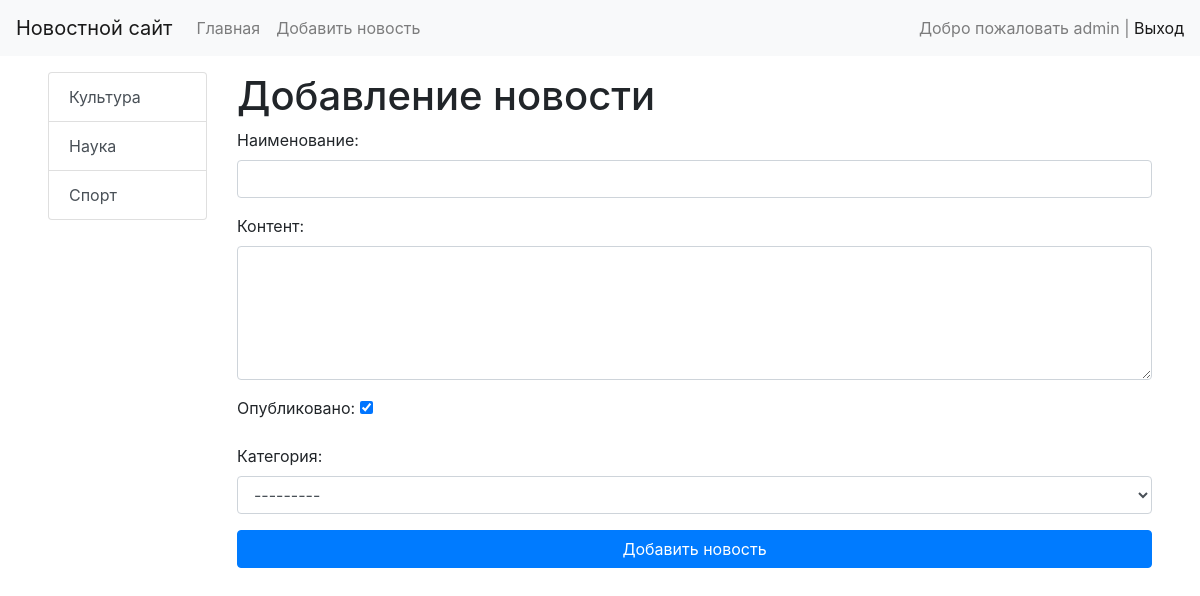
Page /news/add-news/ (signed in) on the committed database.
### users/models.py (models this page shows, shortened)
class Account(AbstractBaseUser):
    username = models.CharField(max_length=30, unique=True, verbose_name='Логин')
    email = models.EmailField(verbose_name='Email', max_length=255, unique=True, )
    is_active = models.BooleanField(default=True)
    is_admin = models.BooleanField(default=False)
    is_staff = models.BooleanField(default=False)
    is_superuser = models.BooleanField(default=False)
    objects = MyAccountManager()
    USERNAME_FIELD = 'username'
    REQUIRED_FIELDS = ['email']
    class Meta:
        verbose_name = 'Пользователь'
        verbose_name_plural = 'Пользователи'
    @property
    def is_staff(self):
        "Is the user a member of staff?"
        return self.is_admin

### news/models.py (models this page shows)
class Category(models.Model):
    title = models.CharField(max_length=150, db_index=True,verbose_name='Наименование категории')
    def get_absolute_url(self):
        return reverse('category', kwargs={'category_id': self.pk})
    def __str__(self):
        return self.title
    class Meta:
        verbose_name = 'Категория'
        verbose_name_plural = 'Категории'
        ordering = ['title']

### news/views.py (the view)
# urls.py: path('news/add-news/', add_news, name='add_news'),
def add_news(request,):
    if request.method == 'POST':
        form = NewsForm(request.POST)
        if form.is_valid():
            news = form.save()
            return redirect(news)
    else:
        form = NewsForm()
    context = {
        'form': form
    }
    return render(request=request, template_name='news/add_news.html', context=context)

### news/forms.py (shortened to what this page needs)
class NewsForm(forms.ModelForm):
    class Meta:
        model = News
        fields =['title', 'content', 'is_published', 'category']
        widgets = {
            'title': forms.TextInput(attrs={'class': 'form-control'}),
            'content': forms.Textarea(attrs={'class': 'form-control', 'rows': 5}),
            'category': forms.Select(attrs={'class': 'form-control'}),
        }

### news/templatetags/news_tags.py (called while the page is built)
@register.inclusion_tag('news/list_categories.html')
def show_categories(arg1='Hello', arg2='World'):
    categories = Category.objects.all()
    return {'categories': categories, 'arg1': arg1, 'arg2': arg2}

### news/templates/news/add_news.html (shortened to what this page needs)
{% extends 'base.html' %}
{% block sidebar %}
{% include 'inc/_sidebar.html' %}
{% endblock %}
{% block content %}
<h1>Добавление новости</h1>
<form action="{% url 'add_news' %}" method="post">
    {{ form.as_p }}
    <button type="submit" class="btn btn-primary btn-block">Добавить новость</button>
</form>
{% endblock %}

### templates/inc/_nav.html (shortened to what this page needs)
<nav class="navbar navbar-expand-lg navbar-light bg-light">
    <a class="navbar-brand" href="{% url 'home' %}">Новостной сайт</a>
    <div class="collapse navbar-collapse" id="navbarSupportedContent">
        <ul class="navbar-nav mr-auto">
            <li class="nav-item"><a class="nav-link" href="{% url 'home' %}">Главная</a></li>
            {% if request.user.is_authenticated %}
            <li class="nav-item"><a class="nav-link" href="{% url 'add_news' %}">Добавить новость</a></li>
            {% endif %}
        </ul>
        <span class="navbar-text">
            {% if request.user.is_authenticated %}
            Добро пожаловать {{ user.username }} | <a href="{% url 'logout' %}">Выход</a>
            {% else %}
                 <a href="{% url 'register' %}">Регистрация</a> | <a href="{% url 'login' %}">Вход</a>
            {% endif %}
        </span>
    </div>
</nav>

### news/templates/news/list_categories.html
<div class="list-group">
    {% for category in categories %}
    <a href="{{ category.get_absolute_url }}" class="list-group-item list-group-item-action">{{category.title}}</a>
    {% endfor %}
</div>

### newscontent/static/css/style.css (style rules this page uses)
body { background-color: #fff; }

### rows in the picture
Account: username "admin"
Category: title "Культура"
Category: title "Наука"
Category: title "Спорт"
